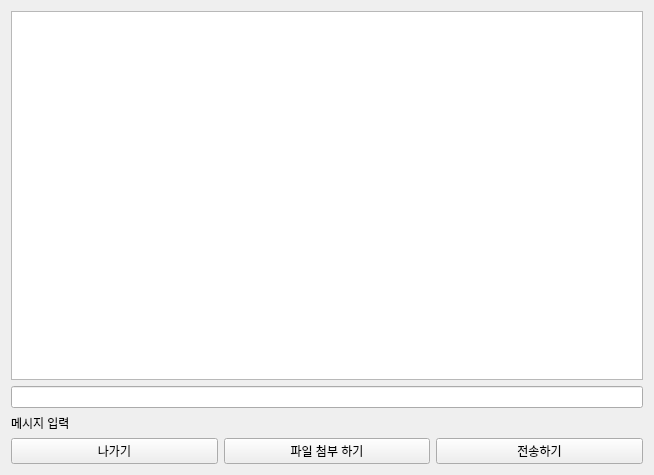
<?xml version="1.0" encoding="UTF-8"?>
<ui version="4.0">
 <class>ClientInfoForm_Chat</class>
 <widget class="QWidget" name="ClientInfoForm_Chat">
  <property name="geometry">
   <rect>
    <x>0</x>
    <y>0</y>
    <width>654</width>
    <height>475</height>
   </rect>
  </property>
  <property name="windowTitle">
   <string>Form</string>
  </property>
  <layout class="QVBoxLayout" name="verticalLayout">
   <item>
    <widget class="QTextBrowser" name="chatDisplay"/>
   </item>
   <item>
    <widget class="QLineEdit" name="lineEdit"/>
   </item>
   <item>
    <widget class="QLabel" name="label">
     <property name="text">
      <string>메시지 입력</string>
     </property>
    </widget>
   </item>
   <item>
    <layout class="QHBoxLayout" name="horizontalLayout">
     <item>
      <widget class="QPushButton" name="pushButton_exit">
       <property name="text">
        <string>나가기</string>
       </property>
      </widget>
     </item>
     <item>
      <widget class="QPushButton" name="pushButton_fileClient">
       <property name="text">
        <string>파일 첨부 하기</string>
       </property>
      </widget>
     </item>
     <item>
      <widget class="QPushButton" name="pushButton_client">
       <property name="text">
        <string>전송하기</string>
       </property>
      </widget>
     </item>
    </layout>
   </item>
  </layout>
 </widget>
 <resources/>
 <connections/>
</ui>
